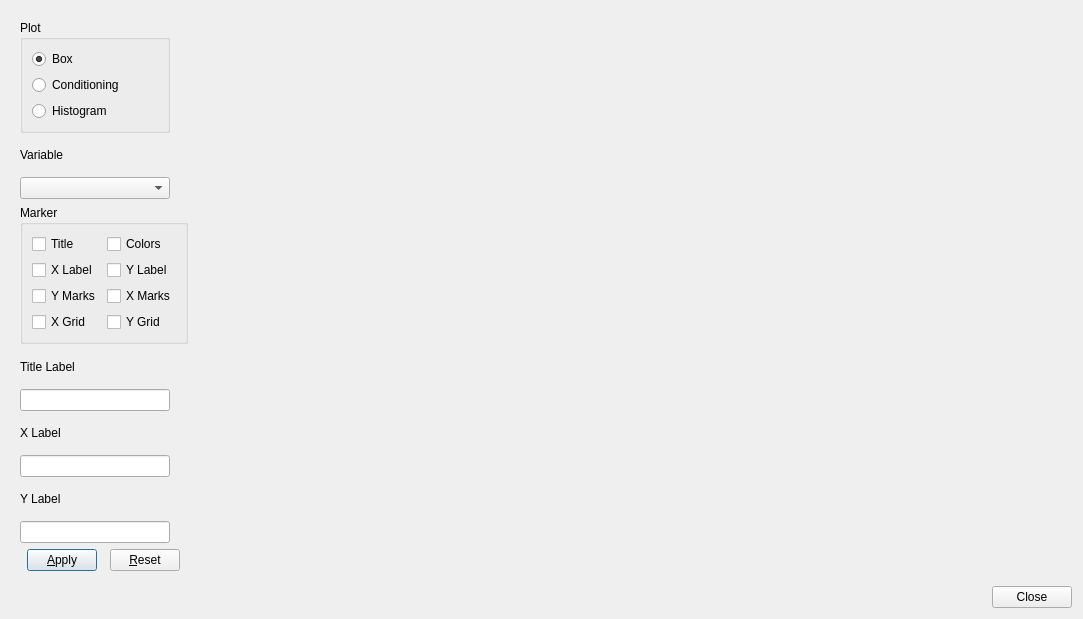
<?xml version="1.0" encoding="UTF-8"?>
<ui version="4.0">
 <class>Dialog</class>
 <widget class="QDialog" name="Dialog">
  <property name="geometry">
   <rect>
    <x>0</x>
    <y>0</y>
    <width>1083</width>
    <height>619</height>
   </rect>
  </property>
  <property name="windowTitle">
   <string>Univariate by Groups Plot</string>
  </property>
  <layout class="QVBoxLayout" name="verticalLayout_4">
   <item>
    <widget class="QWidget" name="centralwidget" native="true">
     <layout class="QHBoxLayout" name="horizontalLayout_6">
      <item>
       <layout class="QVBoxLayout" name="verticalLayout_3">
        <item>
         <widget class="QGroupBox" name="PgroupBox">
          <property name="sizePolicy">
           <sizepolicy hsizetype="Fixed" vsizetype="Preferred">
            <horstretch>0</horstretch>
            <verstretch>0</verstretch>
           </sizepolicy>
          </property>
          <property name="minimumSize">
           <size>
            <width>150</width>
            <height>0</height>
           </size>
          </property>
          <property name="maximumSize">
           <size>
            <width>150</width>
            <height>16777215</height>
           </size>
          </property>
          <property name="title">
           <string>Plot</string>
          </property>
          <layout class="QVBoxLayout" name="verticalLayout_2">
           <item>
            <layout class="QVBoxLayout" name="verticalLayout_6">
             <item>
              <widget class="QRadioButton" name="BoxradioButton">
               <property name="text">
                <string>Box</string>
               </property>
               <property name="checked">
                <bool>true</bool>
               </property>
              </widget>
             </item>
             <item>
              <widget class="QRadioButton" name="ConditioningradioButton">
               <property name="text">
                <string>Conditioning</string>
               </property>
              </widget>
             </item>
             <item>
              <widget class="QRadioButton" name="histogramradioButton">
               <property name="text">
                <string>Histogram</string>
               </property>
              </widget>
             </item>
            </layout>
           </item>
          </layout>
         </widget>
        </item>
        <item>
         <widget class="QLabel" name="Ylabel">
          <property name="text">
           <string>Variable</string>
          </property>
         </widget>
        </item>
        <item>
         <widget class="QComboBox" name="YcomboBox">
          <property name="sizePolicy">
           <sizepolicy hsizetype="Fixed" vsizetype="Fixed">
            <horstretch>0</horstretch>
            <verstretch>0</verstretch>
           </sizepolicy>
          </property>
          <property name="minimumSize">
           <size>
            <width>150</width>
            <height>0</height>
           </size>
          </property>
          <property name="maximumSize">
           <size>
            <width>150</width>
            <height>16777215</height>
           </size>
          </property>
         </widget>
        </item>
        <item>
         <widget class="QGroupBox" name="MarkergroupBox">
          <property name="sizePolicy">
           <sizepolicy hsizetype="Fixed" vsizetype="Preferred">
            <horstretch>0</horstretch>
            <verstretch>0</verstretch>
           </sizepolicy>
          </property>
          <property name="maximumSize">
           <size>
            <width>200</width>
            <height>16777215</height>
           </size>
          </property>
          <property name="title">
           <string>Marker</string>
          </property>
          <layout class="QVBoxLayout" name="verticalLayout">
           <item>
            <layout class="QHBoxLayout" name="horizontalLayout">
             <item>
              <widget class="QCheckBox" name="TcheckBox">
               <property name="text">
                <string>Title</string>
               </property>
              </widget>
             </item>
             <item>
              <widget class="QCheckBox" name="CcheckBox">
               <property name="text">
                <string>Colors</string>
               </property>
              </widget>
             </item>
            </layout>
           </item>
           <item>
            <layout class="QHBoxLayout" name="horizontalLayout_2">
             <item>
              <widget class="QCheckBox" name="XcheckBox">
               <property name="text">
                <string>X Label</string>
               </property>
              </widget>
             </item>
             <item>
              <widget class="QCheckBox" name="YcheckBox">
               <property name="text">
                <string>Y Label</string>
               </property>
              </widget>
             </item>
            </layout>
           </item>
           <item>
            <layout class="QHBoxLayout" name="horizontalLayout_3">
             <item>
              <widget class="QCheckBox" name="YMcheckBox">
               <property name="text">
                <string>Y Marks</string>
               </property>
              </widget>
             </item>
             <item>
              <widget class="QCheckBox" name="XMcheckBox">
               <property name="text">
                <string>X Marks</string>
               </property>
              </widget>
             </item>
            </layout>
           </item>
           <item>
            <layout class="QHBoxLayout" name="horizontalLayout_4">
             <item>
              <widget class="QCheckBox" name="XGcheckBox">
               <property name="text">
                <string>X Grid</string>
               </property>
              </widget>
             </item>
             <item>
              <widget class="QCheckBox" name="YGcheckBox">
               <property name="text">
                <string>Y Grid</string>
               </property>
              </widget>
             </item>
            </layout>
           </item>
          </layout>
         </widget>
        </item>
        <item>
         <widget class="QLabel" name="label">
          <property name="text">
           <string>Title Label</string>
          </property>
         </widget>
        </item>
        <item>
         <widget class="QLineEdit" name="TlineEdit">
          <property name="sizePolicy">
           <sizepolicy hsizetype="Fixed" vsizetype="Fixed">
            <horstretch>0</horstretch>
            <verstretch>0</verstretch>
           </sizepolicy>
          </property>
          <property name="minimumSize">
           <size>
            <width>150</width>
            <height>0</height>
           </size>
          </property>
          <property name="maximumSize">
           <size>
            <width>150</width>
            <height>16777215</height>
           </size>
          </property>
         </widget>
        </item>
        <item>
         <widget class="QLabel" name="label_2">
          <property name="text">
           <string>X Label</string>
          </property>
         </widget>
        </item>
        <item>
         <widget class="QLineEdit" name="XlineEdit">
          <property name="sizePolicy">
           <sizepolicy hsizetype="Fixed" vsizetype="Fixed">
            <horstretch>0</horstretch>
            <verstretch>0</verstretch>
           </sizepolicy>
          </property>
          <property name="minimumSize">
           <size>
            <width>150</width>
            <height>0</height>
           </size>
          </property>
          <property name="maximumSize">
           <size>
            <width>150</width>
            <height>16777215</height>
           </size>
          </property>
         </widget>
        </item>
        <item>
         <widget class="QLabel" name="label_3">
          <property name="text">
           <string>Y Label</string>
          </property>
         </widget>
        </item>
        <item>
         <widget class="QLineEdit" name="YlineEdit">
          <property name="sizePolicy">
           <sizepolicy hsizetype="Fixed" vsizetype="Fixed">
            <horstretch>0</horstretch>
            <verstretch>0</verstretch>
           </sizepolicy>
          </property>
          <property name="minimumSize">
           <size>
            <width>150</width>
            <height>0</height>
           </size>
          </property>
          <property name="maximumSize">
           <size>
            <width>150</width>
            <height>16777215</height>
           </size>
          </property>
         </widget>
        </item>
        <item>
         <layout class="QHBoxLayout" name="horizontalLayout_5">
          <item>
           <widget class="QPushButton" name="ApplyButton">
            <property name="sizePolicy">
             <sizepolicy hsizetype="Fixed" vsizetype="Fixed">
              <horstretch>0</horstretch>
              <verstretch>0</verstretch>
             </sizepolicy>
            </property>
            <property name="maximumSize">
             <size>
              <width>70</width>
              <height>16777215</height>
             </size>
            </property>
            <property name="text">
             <string>&amp;Apply</string>
            </property>
           </widget>
          </item>
          <item>
           <widget class="QPushButton" name="ResetButton">
            <property name="sizePolicy">
             <sizepolicy hsizetype="Fixed" vsizetype="Fixed">
              <horstretch>0</horstretch>
              <verstretch>0</verstretch>
             </sizepolicy>
            </property>
            <property name="maximumSize">
             <size>
              <width>70</width>
              <height>16777215</height>
             </size>
            </property>
            <property name="text">
             <string>&amp;Reset</string>
            </property>
           </widget>
          </item>
         </layout>
        </item>
       </layout>
      </item>
      <item>
       <widget class="QWidget" name="mplwindow" native="true">
        <property name="sizePolicy">
         <sizepolicy hsizetype="Expanding" vsizetype="Expanding">
          <horstretch>0</horstretch>
          <verstretch>0</verstretch>
         </sizepolicy>
        </property>
        <property name="minimumSize">
         <size>
          <width>0</width>
          <height>0</height>
         </size>
        </property>
        <layout class="QVBoxLayout" name="mplvl"/>
       </widget>
      </item>
     </layout>
    </widget>
   </item>
   <item>
    <layout class="QHBoxLayout" name="horizontalLayout_7">
     <item>
      <spacer name="horizontalSpacer">
       <property name="orientation">
        <enum>Qt::Horizontal</enum>
       </property>
       <property name="sizeHint" stdset="0">
        <size>
         <width>508</width>
         <height>20</height>
        </size>
       </property>
      </spacer>
     </item>
     <item>
      <widget class="QPushButton" name="pushButton">
       <property name="text">
        <string>Close</string>
       </property>
      </widget>
     </item>
    </layout>
   </item>
  </layout>
 </widget>
 <resources/>
 <connections>
  <connection>
   <sender>pushButton</sender>
   <signal>clicked()</signal>
   <receiver>Dialog</receiver>
   <slot>accept()</slot>
   <hints>
    <hint type="sourcelabel">
     <x>619</x>
     <y>489</y>
    </hint>
    <hint type="destinationlabel">
     <x>512</x>
     <y>505</y>
    </hint>
   </hints>
  </connection>
 </connections>
</ui>
